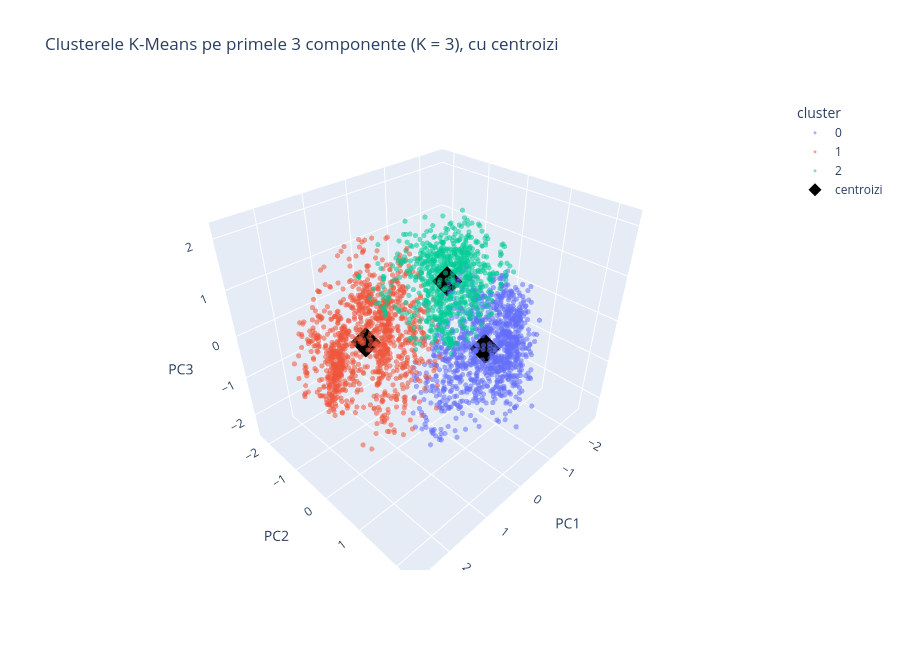

Source (notebook cell):
### Markdown cell above
Bonus a: scatter 3D interactiv al clusterelor, cu centroizi

Graficul arată primele 3 componente, colorate după clusterul K-Means, iar centroizii sunt marcați cu romburi negre. Centroizii au coordonate în toate componentele păstrate, iar graficul le arată doar pe primele 3.

### Code cell
pcs_km = pd.DataFrame(X_km_pca[:, :3], columns=["PC1", "PC2", "PC3"])
pcs_km["cluster"] = labels.astype(str)

fig = px.scatter_3d(pcs_km.sort_values("cluster"), x="PC1", y="PC2", z="PC3", color="cluster", opacity=0.55,
                    title=f"Clusterele K-Means pe primele 3 componente (K = {K}), cu centroizi")
fig.update_traces(marker=dict(size=3))
fig.add_trace(go.Scatter3d(x=kmeans.cluster_centers_[:, 0], y=kmeans.cluster_centers_[:, 1],
                           z=kmeans.cluster_centers_[:, 2], mode="markers",
                           marker=dict(size=10, color="black", symbol="diamond"), name="centroizi"))
fig.update_layout(height=650)
fig.show()

### Figure 1 — Plotly figure (JSON) as saved in the notebook; plotly's stock layout.template omitted (floating-point values rounded to 4 significant figures; data arrays with more than 128 entries replaced by an {"elided": "..."} marker saying what was removed)
{"data": [{"hovertemplate": "cluster=0<br>PC1=%{x}<br>PC2=%{y}<br>PC3=%{z}<extra></extra>", "legendgroup": "0", "marker": {"color": "#636efa", "opacity": 0.55, "size": 3, "symbol": "circle"}, "mode": "markers", "name": "0", "scene": "scene", "showlegend": true, "type": "scatter3d", "x": {"elided": "1050 float values"}, "y": {"elided": "1050 float values"}, "z": {"elided": "1050 float values"}}, {"hovertemplate": "cluster=1<br>PC1=%{x}<br>PC2=%{y}<br>PC3=%{z}<extra></extra>", "legendgroup": "1", "marker": {"color": "#EF553B", "opacity": 0.55, "size": 3, "symbol": "circle"}, "mode": "markers", "name": "1", "scene": "scene", "showlegend": true, "type": "scatter3d", "x": {"elided": "1102 float values"}, "y": {"elided": "1102 float values"}, "z": {"elided": "1102 float values"}}, {"hovertemplate": "cluster=2<br>PC1=%{x}<br>PC2=%{y}<br>PC3=%{z}<extra></extra>", "legendgroup": "2", "marker": {"color": "#00cc96", "opacity": 0.55, "size": 3, "symbol": "circle"}, "mode": "markers", "name": "2", "scene": "scene", "showlegend": true, "type": "scatter3d", "x": {"elided": "778 float values"}, "y": {"elided": "778 float values"}, "z": {"elided": "778 float values"}}, {"marker": {"color": "black", "size": 10, "symbol": "diamond"}, "mode": "markers", "name": "centroizi", "type": "scatter3d", "x": [-0.4498, 1.366, -1.327], "y": [0.9718, -0.3184, -0.8606], "z": [-0.2549, 0.1639, 0.1118]}], "layout": {"height": 650, "legend": {"title": {"text": "cluster"}, "tracegroupgap": 0}, "scene": {"domain": {"x": [0, 1], "y": [0, 1]}, "xaxis": {"title": {"text": "PC1"}}, "yaxis": {"title": {"text": "PC2"}}, "zaxis": {"title": {"text": "PC3"}}}, "title": {"text": "Clusterele K-Means pe primele 3 componente (K = 3), cu centroizi"}}}
